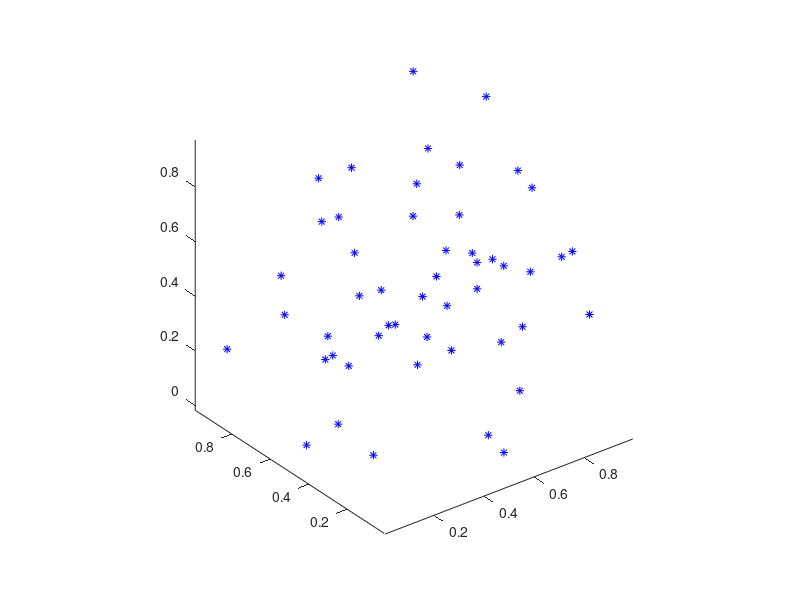

This figure's MATLAB source: (Note: this script raises an error after producing the figure.)
close all
clear

a = rand(50,3); 
% a = h2e(SO3.rpy(rand(1,3)).T*e2h([rand(2,50);zeros(1,50)]))';
% a = [1:10;1:10;1:10]'/10;
% a = [0.3,0.3,0.3];
plot3(a(:,1),a(:,2),a(:,3),'b*'); hold on
axis equal;

s = 0.5;


kb = boundary_(a,s);
plot3(a(kb,1),a(kb,2),a(kb,3),'r-'); 
% trisurf(kb,a(:,1),a(:,2),a(:,3),'Facecolor','r','FaceAlpha',0.1)

c = a(interior(a,s),:);
plot3(c(:,1),c(:,2),c(:,3),'mo'); 
